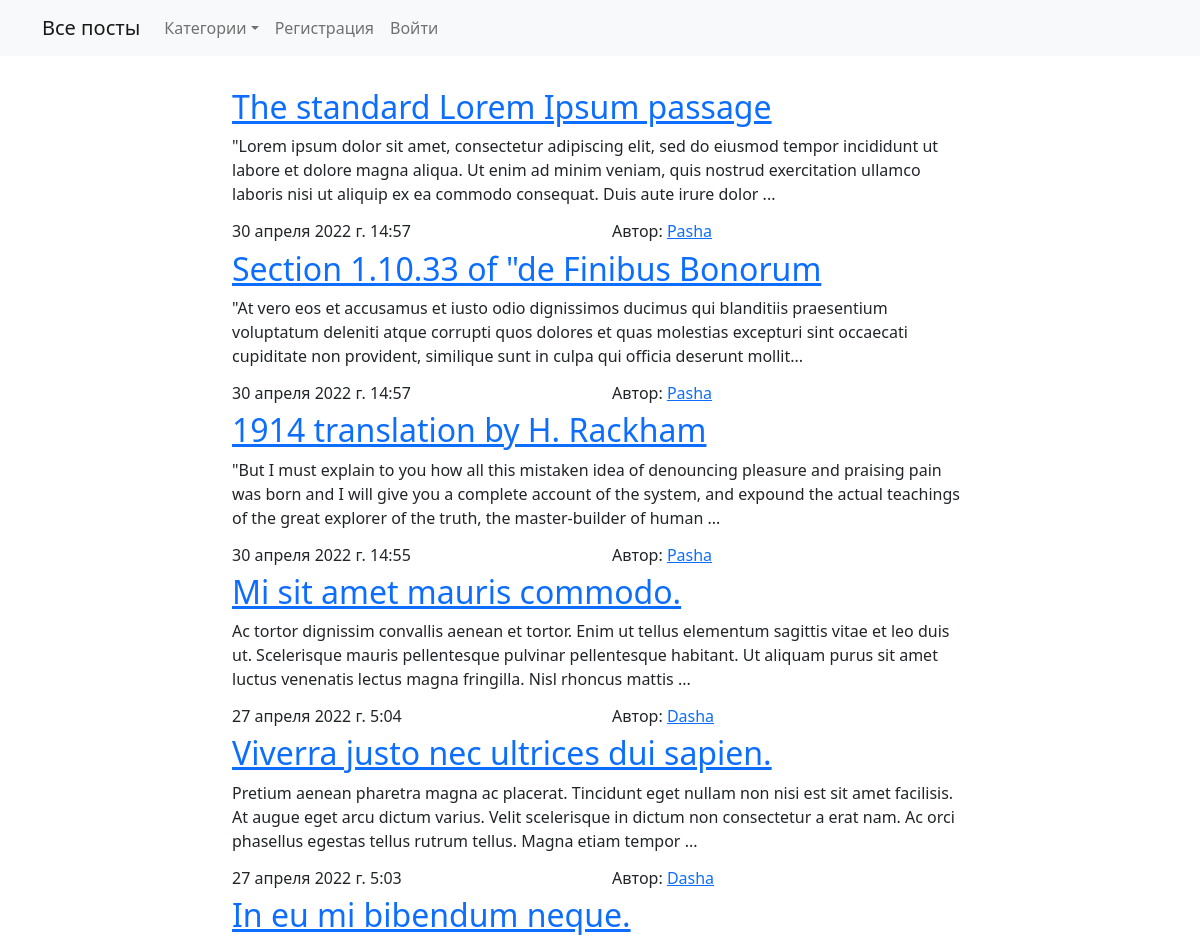
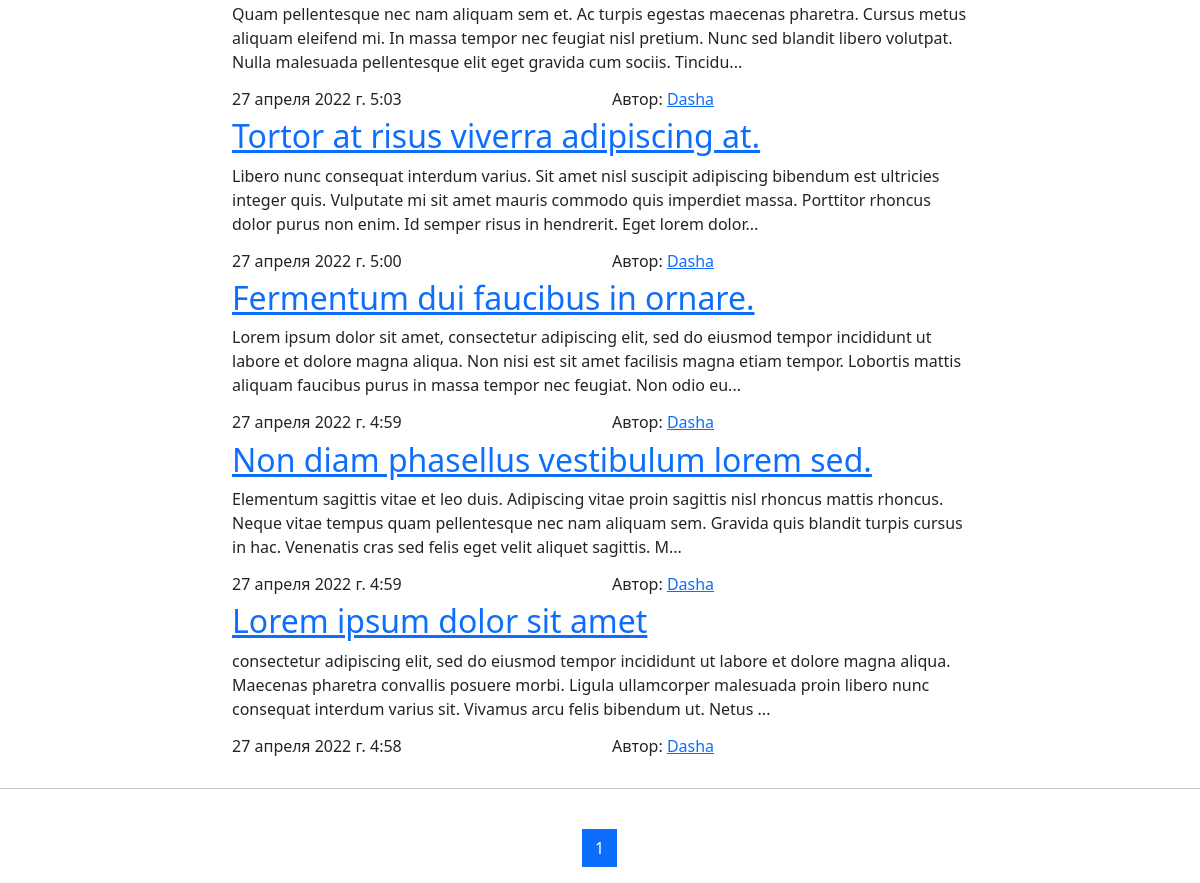
The page / on the database its author committed (2 pictures, top to bottom).
### posts/models.py (models this page shows, shortened)
class Post(models.Model):
    title = models.CharField(max_length=40)
    text = models.TextField()
    author = models.ForeignKey(User, on_delete=models.CASCADE, null=True)
    date = models.DateTimeField(auto_now_add=True)
    category = models.ForeignKey(Category, on_delete=models.CASCADE)
    class Meta:
        verbose_name = 'Пост'
        verbose_name_plural = 'Посты'
        ordering = ['-date']

### posts/views.py (the view)
# urls.py: path('', HomeListView.as_view(), name='home'),
class HomeListView(ListView):
    model = Post
    template_name = 'posts/home.html'
    paginate_by = 10

### posts/context_processors.py (called while the page is built)
def categories(request):
    context = Category.objects.all()
    return {
        'categories': context
    }

### posts/templates/posts/home.html (shortened to what this page needs)
{% extends 'base.html' %}
{% block content %}
<div class="container  py-2">
<div class="row justify-content-md-center">
    <div class="col-8">
    {% for post in page_obj %}
    <h2><a href="{% url 'posts:detail' pk=post.pk%}">{{post.title}}</a></h2>
  <p>{{post.text|slice:":255"}}...</p>
    <div class="row">
      <div class="col">
        <h6>{{post.date}}</h6>
      </div>
      <div class="col">
        <h6>Автор: <a href="{% url 'profile' username=post.author %}">{{post.author}}</a></h6>
      </div>
    </div>
    {% endfor %}
    </div>
  </div>
</div>
<hr>
<br>
<nav aria-label="Page navigation example">
  <ul class="pagination justify-content-center">
    {% for page in page_obj.paginator.page_range %}
    <li class="page-item {% if page == page_obj.number %}active{% endif %}">
      <a class="page-link" href="?page={{page}}">
        {{ page }}
      </a>
    </li>
    {% endfor %}
  </ul>
</nav>
{%endblock%}

### rows shown on the page
Post: title "The standard Lorem Ipsum passage", text "\"Lorem ipsum dolor sit amet, consectetur adipiscing elit, sed do eiusmod tempor incididunt ut labore et dolore magna aliqua. Ut enim ad minim veniam, quis nostrud exercitation ullamco laboris nisi ut aliquip ex ea commodo consequat. Duis aute irure dolor", date "30 апреля 2022 г. 14:57", author "Pasha"
Post: title "Section 1.10.33 of \"de Finibus Bonorum", text "\"At vero eos et accusamus et iusto odio dignissimos ducimus qui blanditiis praesentium voluptatum deleniti atque corrupti quos dolores et quas molestias excepturi sint occaecati cupiditate non provident, similique sunt in culpa qui officia deserunt mollit", date "30 апреля 2022 г. 14:57", author "Pasha"
Post: title "1914 translation by H. Rackham", text "\"But I must explain to you how all this mistaken idea of denouncing pleasure and praising pain was born and I will give you a complete account of the system, and expound the actual teachings of the great explorer of the truth, the master-builder of human", date "30 апреля 2022 г. 14:55", author "Pasha"
Post: title "Mi sit amet mauris commodo.", text "Ac tortor dignissim convallis aenean et tortor. Enim ut tellus elementum sagittis vitae et leo duis ut. Scelerisque mauris pellentesque pulvinar pellentesque habitant. Ut aliquam purus sit amet luctus venenatis lectus magna fringilla. Nisl rhoncus mattis", date "27 апреля 2022 г. 5:04", author "Dasha"
Post: title "Viverra justo nec ultrices dui sapien.", text "Pretium aenean pharetra magna ac placerat. Tincidunt eget nullam non nisi est sit amet facilisis. At augue eget arcu dictum varius. Velit scelerisque in dictum non consectetur a erat nam. Ac orci phasellus egestas tellus rutrum tellus. Magna etiam tempor", date "27 апреля 2022 г. 5:03", author "Dasha"
Post: title "In eu mi bibendum neque.", text "Quam pellentesque nec nam aliquam sem et. Ac turpis egestas maecenas pharetra. Cursus metus aliquam eleifend mi. In massa tempor nec feugiat nisl pretium. Nunc sed blandit libero volutpat. Nulla malesuada pellentesque elit eget gravida cum sociis. Tincidu", date "27 апреля 2022 г. 5:03", author "Dasha"
Post: title "Tortor at risus viverra adipiscing at.", text "Libero nunc consequat interdum varius. Sit amet nisl suscipit adipiscing bibendum est ultricies integer quis. Vulputate mi sit amet mauris commodo quis imperdiet massa. Porttitor rhoncus dolor purus non enim. Id semper risus in hendrerit. Eget lorem dolor", date "27 апреля 2022 г. 5:00", author "Dasha"
Post: title "Fermentum dui faucibus in ornare.", text "Lorem ipsum dolor sit amet, consectetur adipiscing elit, sed do eiusmod tempor incididunt ut labore et dolore magna aliqua. Non nisi est sit amet facilisis magna etiam tempor. Lobortis mattis aliquam faucibus purus in massa tempor nec feugiat. Non odio eu", date "27 апреля 2022 г. 4:59", author "Dasha"
Post: title "Non diam phasellus vestibulum lorem sed.", text "Elementum sagittis vitae et leo duis. Adipiscing vitae proin sagittis nisl rhoncus mattis rhoncus. Neque vitae tempus quam pellentesque nec nam aliquam sem. Gravida quis blandit turpis cursus in hac. Venenatis cras sed felis eget velit aliquet sagittis. M", date "27 апреля 2022 г. 4:59", author "Dasha"
Post: title "Lorem ipsum dolor sit amet", text "consectetur adipiscing elit, sed do eiusmod tempor incididunt ut labore et dolore magna aliqua. Maecenas pharetra convallis posuere morbi. Ligula ullamcorper malesuada proin libero nunc consequat interdum varius sit. Vivamus arcu felis bibendum ut. Netus", date "27 апреля 2022 г. 4:58", author "Dasha"

### other values the page prints
{{ page }} "1"
